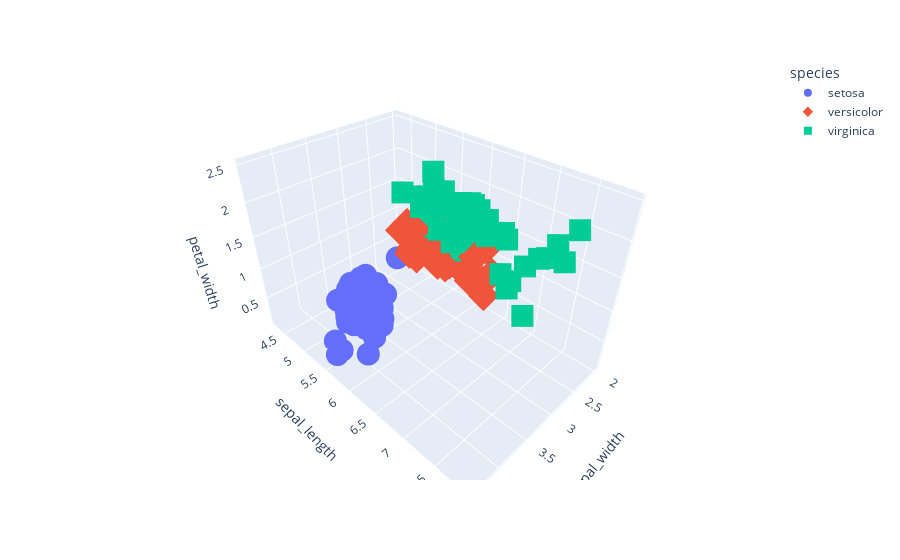

Write notebook code for a chart like this one.
### Markdown cell above
### Scatter plot for Iris variables “Sepal Width”, “Sepal Length”, and “Petal Length”.

### Code cell
fig = px.scatter_3d(iris_df, x='sepal_width', y='sepal_length', z='petal_width',
                    color='species', symbol='species')
fig.show()

### Figure 1 — Plotly figure (JSON) as saved in the notebook; plotly's stock layout.template omitted (floating-point values rounded to 4 significant figures)
{"data": [{"hovertemplate": "species=setosa<br>sepal_width=%{x}<br>sepal_length=%{y}<br>petal_width=%{z}<extra></extra>", "legendgroup": "setosa", "marker": {"color": "#636efa", "symbol": "circle"}, "mode": "markers", "name": "setosa", "scene": "scene", "showlegend": true, "type": "scatter3d", "x": [3.5, 3, 3.2, 3.1, 3.6, 3.9, 3.4, 3.4, 2.9, 3.1, 3.7, 3.4, 3, 3, 4, 4.4, 3.9, 3.5, 3.8, 3.8, 3.4, 3.7, 3.6, 3.3, 3.4, 3, 3.4, 3.5, 3.4, 3.2, 3.1, 3.4, 4.1, 4.2, 3.1, 3.2, 3.5, 3.6, 3, 3.4, 3.5, 2.3, 3.2, 3.5, 3.8, 3, 3.8, 3.2, 3.7, 3.3], "y": [5.1, 4.9, 4.7, 4.6, 5, 5.4, 4.6, 5, 4.4, 4.9, 5.4, 4.8, 4.8, 4.3, 5.8, 5.7, 5.4, 5.1, 5.7, 5.1, 5.4, 5.1, 4.6, 5.1, 4.8, 5, 5, 5.2, 5.2, 4.7, 4.8, 5.4, 5.2, 5.5, 4.9, 5, 5.5, 4.9, 4.4, 5.1, 5, 4.5, 4.4, 5, 5.1, 4.8, 5.1, 4.6, 5.3, 5], "z": [0.2, 0.2, 0.2, 0.2, 0.2, 0.4, 0.3, 0.2, 0.2, 0.1, 0.2, 0.2, 0.1, 0.1, 0.2, 0.4, 0.4, 0.3, 0.3, 0.3, 0.2, 0.4, 0.2, 0.5, 0.2, 0.2, 0.4, 0.2, 0.2, 0.2, 0.2, 0.4, 0.1, 0.2, 0.2, 0.2, 0.2, 0.1, 0.2, 0.2, 0.3, 0.3, 0.2, 0.6, 0.4, 0.3, 0.2, 0.2, 0.2, 0.2]}, {"hovertemplate": "species=versicolor<br>sepal_width=%{x}<br>sepal_length=%{y}<br>petal_width=%{z}<extra></extra>", "legendgroup": "versicolor", "marker": {"color": "#EF553B", "symbol": "diamond"}, "mode": "markers", "name": "versicolor", "scene": "scene", "showlegend": true, "type": "scatter3d", "x": [3.2, 3.2, 3.1, 2.3, 2.8, 2.8, 3.3, 2.4, 2.9, 2.7, 2, 3, 2.2, 2.9, 2.9, 3.1, 3, 2.7, 2.2, 2.5, 3.2, 2.8, 2.5, 2.8, 2.9, 3, 2.8, 3, 2.9, 2.6, 2.4, 2.4, 2.7, 2.7, 3, 3.4, 3.1, 2.3, 3, 2.5, 2.6, 3, 2.6, 2.3, 2.7, 3, 2.9, 2.9, 2.5, 2.8], "y": [7, 6.4, 6.9, 5.5, 6.5, 5.7, 6.3, 4.9, 6.6, 5.2, 5, 5.9, 6, 6.1, 5.6, 6.7, 5.6, 5.8, 6.2, 5.6, 5.9, 6.1, 6.3, 6.1, 6.4, 6.6, 6.8, 6.7, 6, 5.7, 5.5, 5.5, 5.8, 6, 5.4, 6, 6.7, 6.3, 5.6, 5.5, 5.5, 6.1, 5.8, 5, 5.6, 5.7, 5.7, 6.2, 5.1, 5.7], "z": [1.4, 1.5, 1.5, 1.3, 1.5, 1.3, 1.6, 1, 1.3, 1.4, 1, 1.5, 1, 1.4, 1.3, 1.4, 1.5, 1, 1.5, 1.1, 1.8, 1.3, 1.5, 1.2, 1.3, 1.4, 1.4, 1.7, 1.5, 1, 1.1, 1, 1.2, 1.6, 1.5, 1.6, 1.5, 1.3, 1.3, 1.3, 1.2, 1.4, 1.2, 1, 1.3, 1.2, 1.3, 1.3, 1.1, 1.3]}, {"hovertemplate": "species=virginica<br>sepal_width=%{x}<br>sepal_length=%{y}<br>petal_width=%{z}<extra></extra>", "legendgroup": "virginica", "marker": {"color": "#00cc96", "symbol": "square"}, "mode": "markers", "name": "virginica", "scene": "scene", "showlegend": true, "type": "scatter3d", "x": [3.3, 2.7, 3, 2.9, 3, 3, 2.5, 2.9, 2.5, 3.6, 3.2, 2.7, 3, 2.5, 2.8, 3.2, 3, 3.8, 2.6, 2.2, 3.2, 2.8, 2.8, 2.7, 3.3, 3.2, 2.8, 3, 2.8, 3, 2.8, 3.8, 2.8, 2.8, 2.6, 3, 3.4, 3.1, 3, 3.1, 3.1, 3.1, 2.7, 3.2, 3.3, 3, 2.5, 3, 3.4, 3], "y": [6.3, 5.8, 7.1, 6.3, 6.5, 7.6, 4.9, 7.3, 6.7, 7.2, 6.5, 6.4, 6.8, 5.7, 5.8, 6.4, 6.5, 7.7, 7.7, 6, 6.9, 5.6, 7.7, 6.3, 6.7, 7.2, 6.2, 6.1, 6.4, 7.2, 7.4, 7.9, 6.4, 6.3, 6.1, 7.7, 6.3, 6.4, 6, 6.9, 6.7, 6.9, 5.8, 6.8, 6.7, 6.7, 6.3, 6.5, 6.2, 5.9], "z": [2.5, 1.9, 2.1, 1.8, 2.2, 2.1, 1.7, 1.8, 1.8, 2.5, 2, 1.9, 2.1, 2, 2.4, 2.3, 1.8, 2.2, 2.3, 1.5, 2.3, 2, 2, 1.8, 2.1, 1.8, 1.8, 1.8, 2.1, 1.6, 1.9, 2, 2.2, 1.5, 1.4, 2.3, 2.4, 1.8, 1.8, 2.1, 2.4, 2.3, 1.9, 2.3, 2.5, 2.3, 1.9, 2, 2.3, 1.8]}], "layout": {"legend": {"title": {"text": "species"}, "tracegroupgap": 0}, "margin": {"t": 60}, "scene": {"domain": {"x": [0, 1], "y": [0, 1]}, "xaxis": {"title": {"text": "sepal_width"}}, "yaxis": {"title": {"text": "sepal_length"}}, "zaxis": {"title": {"text": "petal_width"}}}}}
